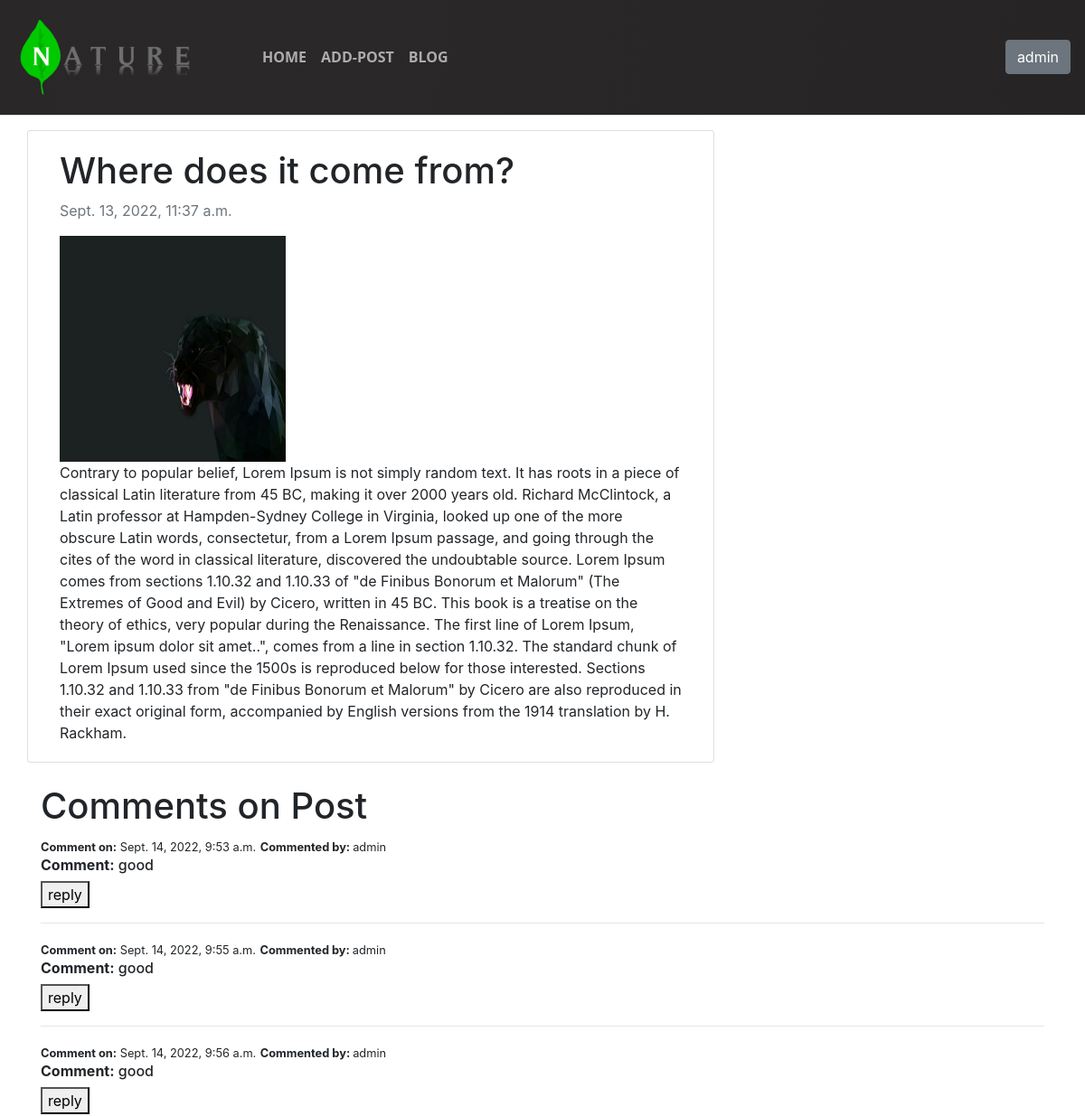
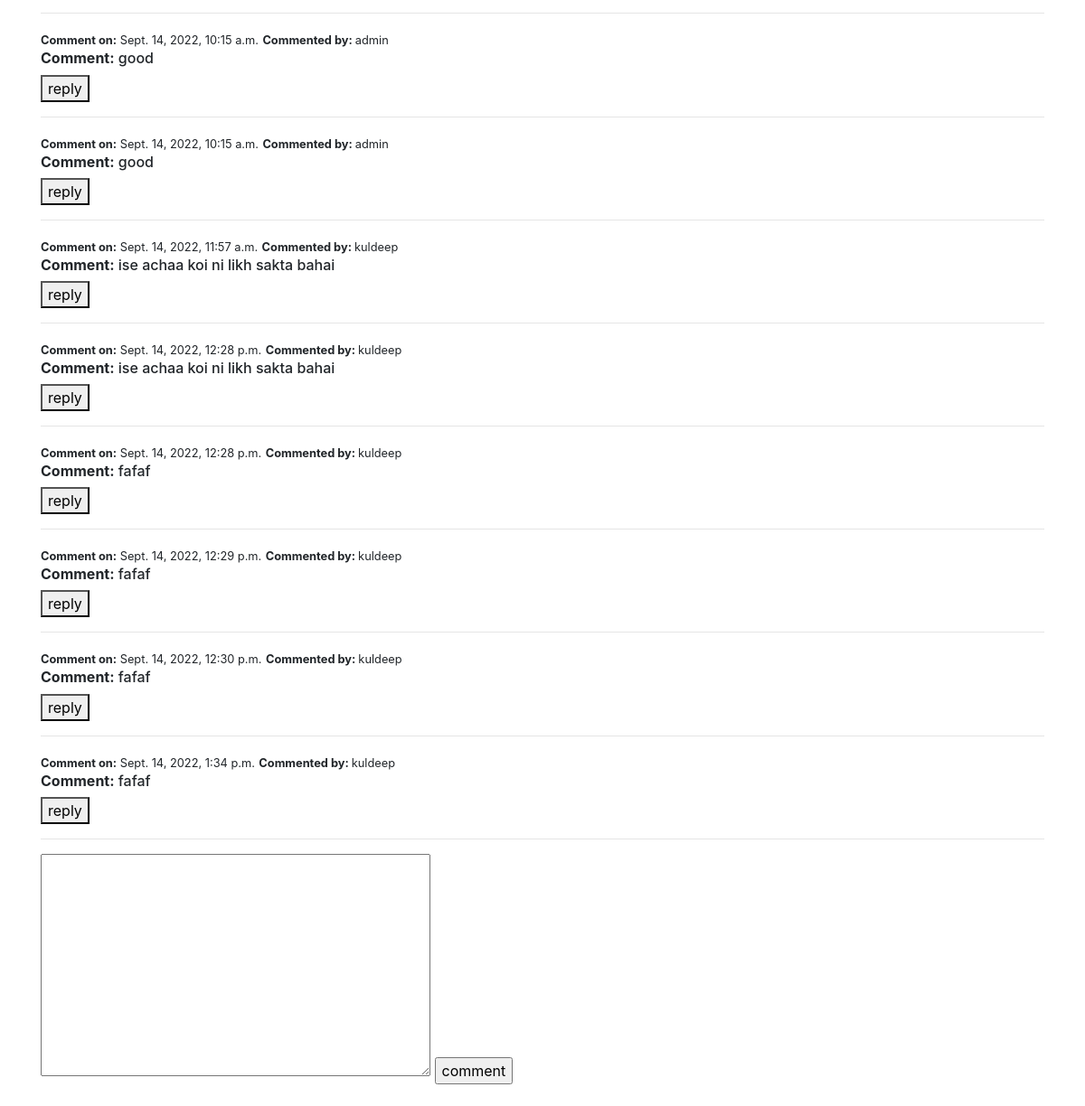
Page /post_detail/3/ (signed in) on the committed database (2 pictures, top to bottom).
### blogapp/models.py (models this page shows, shortened)
class Post(models.Model):
    title = models.CharField(max_length=200, unique=False)
    slug = models.SlugField(max_length=200, unique=False)
    author = models.ForeignKey(User, on_delete= models.CASCADE,related_name='blogs')
    updated_on = models.DateTimeField(auto_now= True)
    content = models.TextField()
    created_on = models.DateTimeField(auto_now_add=True)
    status = models.IntegerField(default=0)
    blog_image = models.ImageField(upload_to='blog_images', blank=True, null='True')
    class Meta:
        ordering = ['-created_on']

class CommentModel(models.Model):
    post = models.ForeignKey(Post, on_delete=models.CASCADE)
    username = models.ForeignKey(User, on_delete=models.CASCADE)
    comment = models.TextField(max_length=200)
    comment_date = models.DateTimeField(default=timezone.now)

### blogapp/views.py (the view, shortened to what this page needs)
# urls.py: path('post_detail/<int:id>/', post_detail, name='post_detail'),
@login_required
def post_detail(request, id):
    post = Post.objects.filter(id=id)
    com = CommentModel.objects.filter(post=id)
    form = CommentForm
    return render(request, 'blogapp/post_detail.html', {'post': post, 'form':form, 'com':com})

### blogapp/templates/blogapp/post_detail.html (shortened to what this page needs)
{% include "header.html" %}{% block content %}
<div class="container">
    <div class="row">
      <div class="col-md-8 card mb-4  mt-3 left  top">
        <div class="card-body">
            {% for i in post %}
          <h1>{% block title %} {{ i.title  }} {% endblock title %}</h1>
          <p class=" text-muted"> {{ i.created_on }}</p>
          {% if i.blog_image %}
          <img src="{{i.blog_image.url}}" alt="Smiley face" width="250" height="250">
              {% endif %}
          <p class="card-text ">{{ i.content }}</p>
        </div>
      </div>
    </div>
  </div>
  {% endfor %}
  <div class="container comment_sec">
    <h1>Comments on Post</h1>
    {% for comment in com %}
    <ul>
      <li><small><strong> Comment on:</strong> {{comment.comment_date}}</small> </li>
      <li><small><strong>Commented by: </strong>{{comment.username}}</small> </li>
    </ul>
    <h4><strong>Comment:</strong> {{ comment.comment }}</h4>
    <button type="submit" value="reply">reply</button>
      <hr>
    {% endfor %}
  </div>
  <div class="comment_box container mb-4 ">
    <form method="POST">
      {% for c in post %}
      {{ form.comment }}
      {% endfor %}
      <input type="submit" value="comment">
  </form>
  </div>
{% endblock content %}

### blogapp/templates/header.html (shortened to what this page needs)
{% load static %}
<!DOCTYPE html>
<html lang="en">
<head>
<link rel="stylesheet" type="text/css" href="{% static 'css/style.css' %}"/>
<link rel="stylesheet" href="https://maxcdn.bootstrapcdn.com/font-awesome/4.7.0/css/font-awesome.min.css">
<link rel="stylesheet" href="https://stackpath.bootstrapcdn.com/bootstrap/4.5.0/css/bootstrap.min.css">
</head>
<body>
<header>
<nav class="navbar navbar-expand-lg navbar-light bg-gredient">
	<a href="{% url 'home' %}" class="navbar-brand"><img src="/static/img/nature-logo.png" alt="LOGO"></a>
	<div id="navbarCollapse" class="collapse navbar-collapse justify-content-start">
		<div class="navbar-nav header_menu">
			<a href="{% url 'home' %}" class="nav-item nav-link">Home</a>
			{% if user.is_authenticated %}
			<a href="{% url 'addpost' %}" class="nav-item nav-link">Add-Post</a>
			{% endif %}
			<a href="{% url 'blogs' %}" class="nav-item nav-link ">Blog</a>
		</div>
		<div class="navbar-nav ml-auto action-buttons">
			<div class="nav-item ">
				{% if user.is_authenticated %}
				<div class="dropdown">
					<button class="btn btn-secondary dropdown-toggle" type="button" id="dropdownMenuButton" data-toggle="dropdown" aria-haspopup="true" aria-expanded="false">
						{{ user.username }}
					</button>
				  </div>
				{% else %}
				<a href="{% url 'login' %}" class="nav-link  mr-4">Login</a>
				{% endif %}
			</div>
      </div>
        </div>
</nav>
</header>
</body>
</html>

### blogapp/static/css/style.css (style rules this page uses)
body { font-family: 'Varela Round', sans-serif; }
.navbar { background: #fff; padding-left: 16px; padding-right: 16px; border-bottom: 1px solid #dfe3e8; border-radius: 0; }
.navbar .navbar-brand { padding-left: 0; font-size: 20px; padding-right: 50px; }
.bg-gredient .navbar-brand img { max-width: 200px; width: 100%; height: 100%; max-height: 100px; }
.navbar-light .navbar-brand { color: rgba(0,0,0,.9); }
.bg-gredient { background-image: radial-gradient( circle farthest-corner at 22.4% 21.7%, rgb(42 40 40) 0%, rgb(38 36 36) 100.2% ); }
.navbar a { color: #888; font-size: 15px; }
.header_menu .nav-link { color: rgb(255 255 255 / 62%) !important; font-size: 16px; font-family: system-ui; text-transform: uppercase; font-weight: 900; }
.nav-item span, a { color: rgb(255 255 255 / 62%) !important; font-size: 16px; font-family: system-ui; text-transform: uppercase; font-weight: 900; }
.navbar a, .navbar a:active { color: #888; padding: 8px 20px; background: transparent; line-height: normal; }
.navbar .action-buttons .dropdown-toggle::after { display: none; }
.comment_sec h4 { font-size: 16px; }
.comment_sec ul, li { padding: 0; list-style: none; display: inline-block; margin: 0; }

### rows in the picture
Post: title "Where does it come from?", created_on "Sept. 13, 2022, 11:37 a.m.", blog_image (picture), content "Contrary to popular belief, Lorem Ipsum is not simply random text. It has roots in a piece of classical Latin literature from 45 BC, making it over 2000 years old. Richard McClintock, a Latin professor at Hampden-Sydney College in Virginia, looked up one of the more obscure Latin words, consectetur, from a Lorem Ipsum passage, and going through the cites of the word in classical literature, discovered the undoubtable source. Lorem Ipsum comes from sections 1.10.32 and 1.10.33 of \"de Finibus Bonorum et Malorum\" (The Extremes of Good and Evil) by Cicero, written in 45 BC. This book is a treatise on the theory of ethics, very popular during the Renaissance. The first line of Lorem Ipsum,…"
CommentModel: comment_date "Sept. 14, 2022, 9:53 a.m.", username "admin", comment "good"
CommentModel: comment_date "Sept. 14, 2022, 9:55 a.m.", username "admin", comment "good"
CommentModel: comment_date "Sept. 14, 2022, 9:56 a.m.", username "admin", comment "good"
CommentModel: comment_date "Sept. 14, 2022, 10:15 a.m.", username "admin", comment "good"
CommentModel: comment_date "Sept. 14, 2022, 10:15 a.m.", username "admin", comment "good"
CommentModel: comment_date "Sept. 14, 2022, 11:57 a.m.", username "kuldeep", comment "ise achaa koi ni likh sakta bahai"
CommentModel: comment_date "Sept. 14, 2022, 12:28 p.m.", username "kuldeep", comment "ise achaa koi ni likh sakta bahai"
CommentModel: comment_date "Sept. 14, 2022, 12:28 p.m.", username "kuldeep", comment "fafaf"
CommentModel: comment_date "Sept. 14, 2022, 12:29 p.m.", username "kuldeep", comment "fafaf"
CommentModel: comment_date "Sept. 14, 2022, 12:30 p.m.", username "kuldeep", comment "fafaf"
CommentModel: comment_date "Sept. 14, 2022, 1:34 p.m.", username "kuldeep", comment "fafaf"

### other values in the picture
{{ user.username }} "admin"
